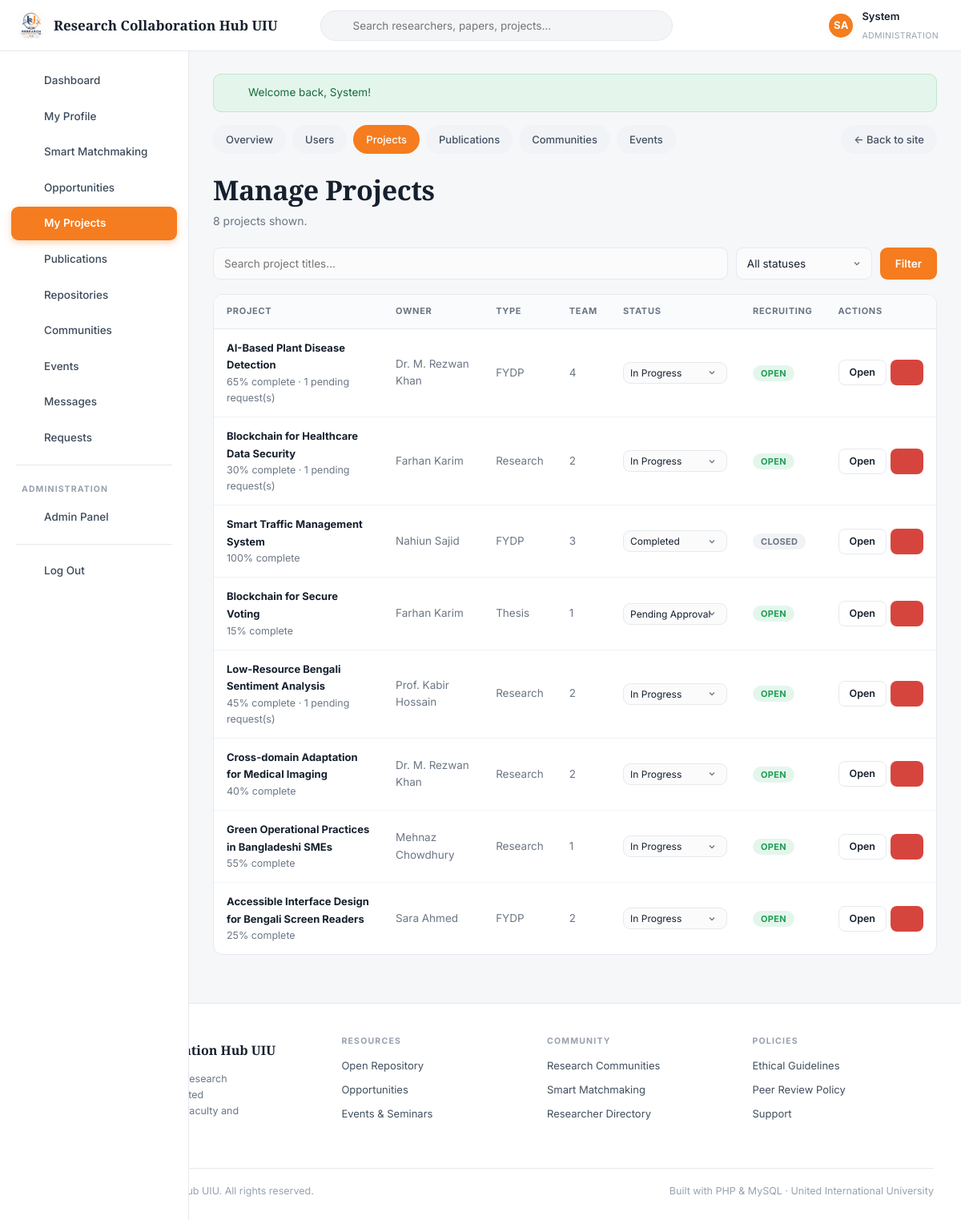
The app's page /admin/projects.php (signed in) with its own data.
### tables this page shows
CREATE TABLE `users` (
  `id`                INT AUTO_INCREMENT PRIMARY KEY,
  `first_name`        VARCHAR(60)  NOT NULL,
  `last_name`         VARCHAR(60)  NOT NULL,
  `email`             VARCHAR(150) NOT NULL UNIQUE,
  `password`          VARCHAR(255) NOT NULL,
  `role`              ENUM('student','faculty','admin') NOT NULL DEFAULT 'student',
  `researcher_type`   ENUM('student_academic','corporate','gov_ngo','medical','non_researcher') DEFAULT 'student_academic',
  `department`        VARCHAR(100) DEFAULT NULL,
  `university`        VARCHAR(150) DEFAULT 'United International University',
  `designation`       VARCHAR(120) DEFAULT NULL,
  `trimester`         VARCHAR(30)  DEFAULT NULL,
  `student_id`        VARCHAR(30)  DEFAULT NULL,
  `cgpa`              DECIMAL(3,2) DEFAULT NULL,
  `bio`               TEXT         DEFAULT NULL,
  `avatar`            VARCHAR(255) DEFAULT NULL,
  `cover`             VARCHAR(255) DEFAULT NULL,
  `phone`             VARCHAR(40)  DEFAULT NULL,
  `city`              VARCHAR(80)  DEFAULT 'Dhaka',
  `linkedin`          VARCHAR(200) DEFAULT NULL,
  `orcid`             VARCHAR(60)  DEFAULT NULL,
  `website`           VARCHAR(200) DEFAULT NULL,
  `availability`      VARCHAR(60)  DEFAULT NULL,
  `preferred_team`    VARCHAR(40)  DEFAULT NULL,
  `open_to_collab`    TINYINT(1)   NOT NULL DEFAULT 1,
  `status`            ENUM('active','suspended') NOT NULL DEFAULT 'active',
  `created_at`        DATETIME     NOT NULL DEFAULT CURRENT_TIMESTAMP
);

CREATE TABLE `projects` (
  `id`               INT AUTO_INCREMENT PRIMARY KEY,
  `owner_id`         INT NOT NULL,
  `title`            VARCHAR(200) NOT NULL,
  `summary`          VARCHAR(400) DEFAULT NULL,
  `description`      TEXT         DEFAULT NULL,
  `objectives`       TEXT         DEFAULT NULL,
  `project_type`     ENUM('FYDP','Thesis','RA','Research','Lab Work') NOT NULL DEFAULT 'Research',
  `status`           ENUM('pending','in_progress','completed') NOT NULL DEFAULT 'in_progress',
  `is_open`          TINYINT(1)   NOT NULL DEFAULT 1,
  `required_members` VARCHAR(30)  DEFAULT '2-3',
  `deadline`         DATE         DEFAULT NULL,
  `progress`         INT          NOT NULL DEFAULT 0,
  `created_at`       DATETIME     NOT NULL DEFAULT CURRENT_TIMESTAMP,
  FOREIGN KEY (`owner_id`) REFERENCES `users`(`id`) ON DELETE CASCADE
);

### config/database.php (called while the page is built, shortened)
<?php
function db(): PDO
{
    static $pdo = null;
    if ($pdo instanceof PDO) {
        return $pdo;
    }
    $dsn = 'mysql:host=' . DB_HOST . ';dbname=' . DB_NAME . ';charset=' . DB_CHARSET;
    try {
        $pdo = new PDO($dsn, DB_USER, DB_PASS, [
            PDO::ATTR_ERRMODE            => PDO::ERRMODE_EXCEPTION,
            PDO::ATTR_DEFAULT_FETCH_MODE => PDO::FETCH_ASSOC,
            PDO::ATTR_EMULATE_PREPARES   => false,
        ]);
    } catch (PDOException $e) {
        die(
            '<div style="font-family:system-ui;max-width:640px;margin:80px auto;padding:28px;'
          . 'border:1px solid #e3e6ea;border-radius:12px;background:#fff">'
          . '<h2 style="color:#12305B;margin:0 0 10px">Database connection failed</h2>'
          . '<p style="color:#5b6472;line-height:1.6">PHP could not reach MySQL. Check that:</p>'
          . '<ol style="color:#5b6472;line-height:1.8">'
          . '<li><strong>Apache</strong> and <strong>MySQL</strong> are both running in the XAMPP Control Panel.</li>'
          . '<li>You imported <code>database/rch_uiu.sql</code> in phpMyAdmin.</li>'
          . '<li>The credentials in <code>config/config.php</code> match your MySQL setup.</li>'
          . '</ol>'
          . '<p style="color:#98a1ae;font-size:13px">MySQL says: ' . htmlspecialchars($e->getMessage()) . '</p>'
          . '</div>'
        );
    }
    return $pdo;
}
function q(string $sql, array $params = []): PDOStatement
{
    $stmt = db()->prepare($sql);
    $stmt->execute($params);
    return $stmt;
}
function fetchOne(string $sql, array $params = []): ?array
{
    $row = q($sql, $params)->fetch();
    return $row === false ? null : $row;
}
function fetchAll(string $sql, array $params = []): array
{
    return q($sql, $params)->fetchAll();
}

### admin/projects.php (the view, shortened to what this page needs)
<?php
requireRole('admin');
$keyword = (string)input('q');
$sql = 'SELECT p.*, u.first_name, u.last_name,
          (SELECT COUNT(*) FROM project_members m WHERE m.project_id = p.id) AS members,
          (SELECT COUNT(*) FROM collab_requests r WHERE r.project_id = p.id AND r.status = "pending") AS pending
        FROM projects p JOIN users u ON u.id = p.owner_id WHERE 1=1';
$params = [];
$sql .= ' ORDER BY p.created_at DESC';
$projects = fetchAll($sql, $params);
require_once ROOT_PATH . '/includes/header.php';
require_once __DIR__ . '/nav.php';
?>
<div class="page-head">
  <div>
    <h1>Manage Projects</h1>
    <p class="sub"><?= count($projects) ?> project<?= count($projects) === 1 ? '' : 's' ?> shown.</p>
  </div>
</div>
<form class="filterbar" method="get">
  <input class="grow" type="search" name="q" value="<?= e($keyword) ?>" placeholder="Search project titles...">
  <select name="status">
    <option value="">All statuses</option>
  </select>
  <button class="btn btn-primary" type="submit">Filter</button>
</form>
<div class="table-wrap">
  <table class="data">
    <thead>
      <tr><th>Project</th><th>Owner</th><th>Type</th><th>Team</th><th>Status</th><th>Recruiting</th><th>Actions</th></tr>
    </thead>
    <tbody>
    <?php foreach ($projects as $p): ?>
      <tr>
        <td>
          <a href="<?= url('opportunity.php?id=' . (int)$p['id']) ?>" style="color:inherit;text-decoration:none">
            <strong style="font-size:13px"><?= e($p['title']) ?></strong></a>
          <div class="muted-sm"><?= (int)$p['progress'] ?>% complete
            <?= (int)$p['pending'] ? ' &middot; ' . (int)$p['pending'] . ' pending request(s)' : '' ?></div>
        </td>
        <td class="muted"><?= e($p['first_name'] . ' ' . $p['last_name']) ?></td>
        <td class="muted"><?= e($p['project_type']) ?></td>
        <td class="muted"><?= (int)$p['members'] ?></td>
        <td>
          <form method="post"><?= csrfField() ?>
            <select name="status" onchange="this.form.submit()" style="width:130px;padding:5px 8px;font-size:12px">
              <?php foreach (['pending', 'in_progress', 'completed'] as $s): ?>
                <option value="<?= $s ?>" <?= $p['status'] === $s ? 'selected' : '' ?>><?= e(statusLabel($s)) ?></option>
              <?php endforeach; ?>
            </select>
          </form>
        </td>
        <td>
          <form method="post"><?= csrfField() ?>
            <button class="badge badge-<?= $p['is_open'] ? 'open' : 'grey' ?>" type="submit"
                    style="border:none;cursor:pointer;font-family:inherit">
              <?= $p['is_open'] ? 'Open' : 'Closed' ?></button>
          </form>
        </td>
        <td>
          <div class="flex" style="gap:5px">
            <a class="btn btn-outline btn-sm" href="<?= url('project.php?id=' . (int)$p['id']) ?>">Open</a>
            <form method="post"><?= csrfField() ?>
              <button class="btn btn-danger btn-sm" type="submit"
                      data-confirm="Delete this project and all of its milestones, tasks, files and chat?">
                <?= icon('trash', 13) ?></button>
            </form>
          </div>
        </td>
      </tr>
    <?php endforeach; ?>
    </tbody>
  </table>
</div>
<?php require_once ROOT_PATH . '/includes/footer.php'; ?>

### includes/header.php (shortened to what this page needs)
<?php
require_once ROOT_PATH . '/includes/icons.php';
$layout    = $layout    ?? (isLoggedIn() ? 'app' : 'public');
$me        = currentUser();
?>
<!DOCTYPE html>
<html lang="en">
<head>
<link rel="stylesheet" href="<?= url('assets/css/style.css') ?>">
</head>
<body class="layout-<?= e($layout) ?>">
<?php if ($layout === 'app'): ?>
<header class="topbar">
  <button class="icon-btn menu-toggle" id="menuToggle" aria-label="Toggle menu"><?= icon('menu', 20) ?></button>
  <a class="brand" href="<?= url('dashboard.php') ?>">
    <img src="<?= url('assets/img/logo.jpg') ?>" alt="Logo">
    <span class="brand-name"><?= e(SITE_NAME) ?></span>
  </a>
  <form class="topsearch" action="<?= url('search.php') ?>" method="get" role="search">
    <span class="ico"><?= icon('search', 16) ?></span>
    <input type="search" name="q" placeholder="Search researchers, papers, projects..."
           value="<?= e($_GET['q'] ?? '') ?>">
  </form>
  <div class="topactions">
    <a class="icon-btn" href="<?= url('notifications.php') ?>" title="Notifications">
      <?= icon('bell', 19) ?>
    </a>
    <a class="icon-btn" href="<?= url('messages.php') ?>" title="Messages">
      <?= icon('mail', 19) ?>
    </a>
    <a class="topuser" href="<?= url('profile.php') ?>">
      <?= avatar($me, 34) ?>
      <span>
        <span class="nm"><?= e($me['first_name']) ?></span><br>
        <span class="rl"><?= e($me['department'] ?: ucfirst($me['role'])) ?></span>
      </span>
    </a>
  </div>
</header>
<div class="app">
  <nav class="sidebar" id="sidebar">
    <a href="<?= url('dashboard.php') ?>"     class="<?= isActive('dashboard.php') ? 'active' : '' ?>"><?= icon('dashboard') ?> Dashboard</a>
    <a href="<?= url('profile.php') ?>"       class="<?= isActive('profile.php') || isActive('profile_edit.php') ? 'active' : '' ?>"><?= icon('user') ?> My Profile</a>
    <a href="<?= url('matchmaking.php') ?>"   class="<?= isActive('matchmaking.php') ? 'active' : '' ?>"><?= icon('sparkle') ?> Smart Matchmaking</a>
    <a href="<?= url('opportunities.php') ?>" class="<?= isActive('opportunities.php') || isActive('opportunity.php') ? 'active' : '' ?>"><?= icon('bulb') ?> Opportunities</a>
    <a href="<?= url('projects.php') ?>"      class="<?= isActive('projects.php') || isActive('project.php') || isActive('project_form.php') ? 'active' : '' ?>"><?= icon('folder') ?> My Projects</a>
    <a href="<?= url('publications.php') ?>"  class="<?= isActive('publications.php') || isActive('publication.php') ? 'active' : '' ?>"><?= icon('file') ?> Publications</a>
    <a href="<?= url('repository.php') ?>"    class="<?= isActive('repository.php') ? 'active' : '' ?>"><?= icon('layers') ?> Repositories</a>
    <a href="<?= url('communities.php') ?>"   class="<?= isActive('communities.php') || isActive('community.php') || isActive('post.php') ? 'active' : '' ?>"><?= icon('users') ?> Communities</a>
    <a href="<?= url('events.php') ?>"        class="<?= isActive('events.php') ? 'active' : '' ?>"><?= icon('calendar') ?> Events</a>
    <a href="<?= url('messages.php') ?>"      class="<?= isActive('messages.php') ? 'active' : '' ?>">
      <?= icon('mail') ?> Messages
    </a>
    <a href="<?= url('requests.php') ?>"      class="<?= isActive('requests.php') ? 'active' : '' ?>"><?= icon('user-plus') ?> Requests</a>
    <?php if ($me['role'] === 'admin'): ?>
      <div class="sidebar-sep"></div>
      <div class="sidebar-label">Administration</div>
      <a href="<?= url('admin/index.php') ?>"><?= icon('shield') ?> Admin Panel</a>
    <?php endif; ?>
    <div class="sidebar-sep"></div>
    <a href="<?= url('logout.php') ?>"><?= icon('logout') ?> Log Out</a>
  </nav>
  <main class="app-main">
    <?php foreach (getFlashes() as $f): ?>
      <div class="alert alert-<?= e($f['type']) ?>"><?= icon($f['type'] === 'success' ? 'check-circle' : 'help', 17) ?><span><?= e($f['message']) ?></span></div>
    <?php endforeach; ?>
<?php endif; ?>

### includes/icons.php (shortened to what this page needs)
<?php
function icon(string $name, int $size = 18, string $class = ''): string
{
    $body = $paths[$name] ?? $paths['help'];
    return '<svg class="ic ' . htmlspecialchars($class) . '" xmlns="http://www.w3.org/2000/svg" width="' . $size
         . '" height="' . $size . '" viewBox="0 0 24 24" fill="none" stroke="currentColor" stroke-width="1.9"'
         . ' stroke-linecap="round" stroke-linejoin="round" aria-hidden="true">' . $body . '</svg>';
}

### includes/functions.php (shortened to what this page needs)
<?php
function e($value): string
{
    return htmlspecialchars((string)$value, ENT_QUOTES, 'UTF-8');
}
function url(string $path = ''): string
{
    return BASE_URL . ltrim($path, '/');
}
function getFlashes(): array
{
    $f = $_SESSION['flash'] ?? [];
    return $f;
}
function isLoggedIn(): bool
{
    return !empty($_SESSION['user_id']);
}
function currentUser(): ?array
{
    static $user = null;
    static $loaded = false;
    if ($loaded) { return $user; }
    $loaded = true;
    $user = fetchOne('SELECT * FROM users WHERE id = ? AND status = "active"', [$_SESSION['user_id']]);
    return $user;
}
function requireRole(string ...$roles): void
{
    $user = currentUser();
}
function fullName(array $user): string
{
    return trim($user['first_name'] . ' ' . $user['last_name']);
}
function initials(array $user): string
{
    return strtoupper(substr($user['first_name'], 0, 1) . substr($user['last_name'], 0, 1));
}
function avatarUrl(?array $user): string
{
    return '';
}
function avatar(?array $user, int $size = 40, string $extraClass = ''): string
{
    $src = avatarUrl($user);
    $style = 'width:' . $size . 'px;height:' . $size . 'px;';
    $palette = ['#12305B', '#F57C1F', '#2F6FB3', '#B9541B', '#3E5C76', '#8A4B08'];
    $bg      = $palette[((int)$user['id']) % count($palette)];
    $font    = max(10, (int)round($size * 0.38));
    return '<span class="avatar avatar-initials ' . e($extraClass) . '" style="' . $style
         . 'background:' . $bg . ';font-size:' . $font . 'px" title="' . e(fullName($user)) . '">'
         . e(initials($user)) . '</span>';
}
function input(string $key, $default = '')
{
    $v = $_POST[$key] ?? $_GET[$key] ?? $default;
    return is_string($v) ? trim($v) : $v;
}
function isActive(string $page): bool
{
    return basename($_SERVER['PHP_SELF']) === $page;
}
function statusLabel(string $status): string
{
    return match ($status) {
        'in_progress' => 'In Progress',
        'completed'   => 'Completed',
        'pending'     => 'Pending Approval',
        default       => ucfirst(str_replace('_', ' ', $status)),
    };
}

### records on screen
users: initials($user) "SA", first_name "System", department "ADMINISTRATION"
projects: title "AI-Based Plant Disease Detection", progress "65", pending "1", owner.last_name "Dr. M. Rezwan Khan", project_type "FYDP", members "4", is_open "OPEN", $size 13 (drawn)
projects: title "Blockchain for Healthcare Data Security", progress "30", pending "1", owner.last_name "Farhan Karim", project_type "Research", members "2", is_open "OPEN", $size 13 (drawn)
projects: title "Smart Traffic Management System", progress "100", owner.last_name "Nahiun Sajid", project_type "FYDP", members "3", is_open "CLOSED", $size 13 (drawn)
projects: title "Blockchain for Secure Voting", progress "15", owner.last_name "Farhan Karim", project_type "Thesis", members "1", is_open "OPEN", $size 13 (drawn)
projects: title "Low-Resource Bengali Sentiment Analysis", progress "45", pending "1", owner.last_name "Prof. Kabir Hossain", project_type "Research", members "2", is_open "OPEN", $size 13 (drawn)
projects: title "Cross-domain Adaptation for Medical Imaging", progress "40", owner.last_name "Dr. M. Rezwan Khan", project_type "Research", members "2", is_open "OPEN", $size 13 (drawn)
projects: title "Green Operational Practices in Bangladeshi SMEs", progress "55", owner.last_name "Mehnaz Chowdhury", project_type "Research", members "1", is_open "OPEN", $size 13 (drawn)
projects: title "Accessible Interface Design for Bengali Screen Readers", progress "25", owner.last_name "Sara Ahmed", project_type "FYDP", members "2", is_open "OPEN", $size 13 (drawn)

### other values on screen
SITE_NAME "Research Collaboration Hub UIU"
$f['message'] "Welcome back, System!"
$label "Overview"
$label "Users"
$label "Projects"
$label "Publications"
$label "Communities"
$label "Events"
count($projects) "8"
form field status "In Progress"
form field status "Completed"
form field status "Pending Approval"
